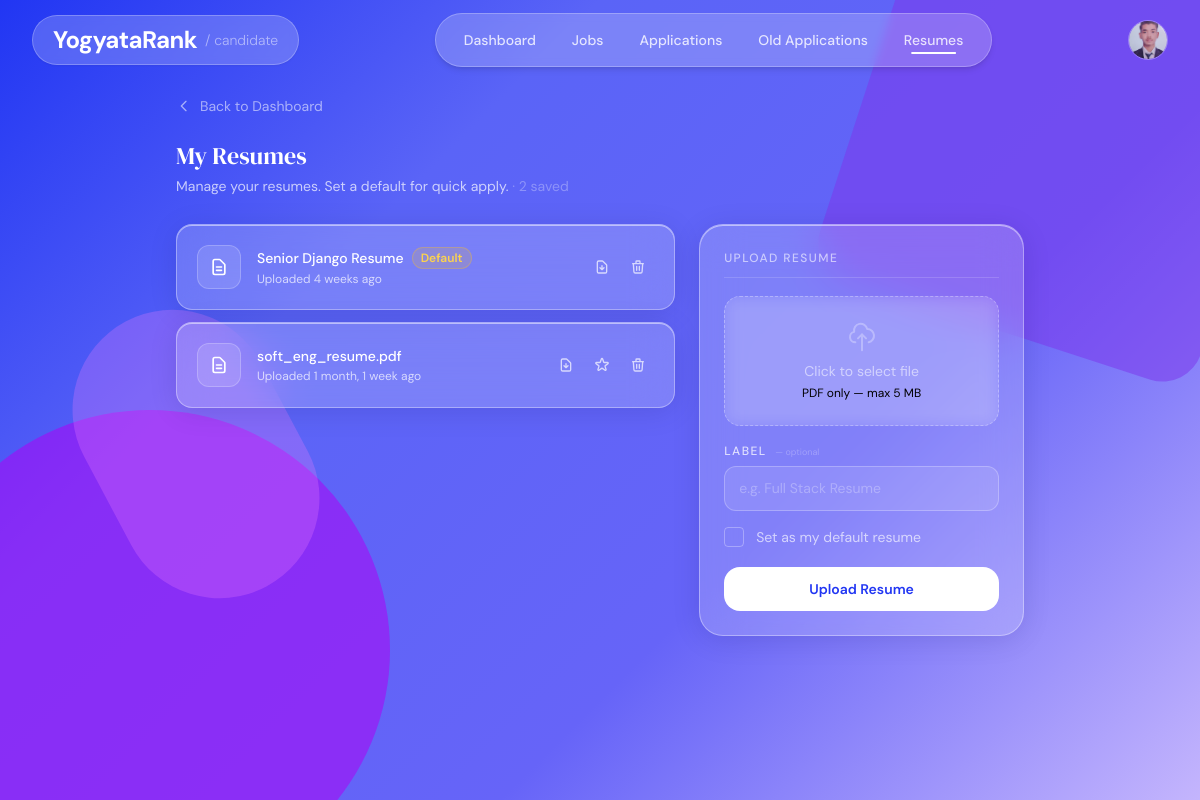
Before: /applications/resumes/ (signed in) with the older database file.
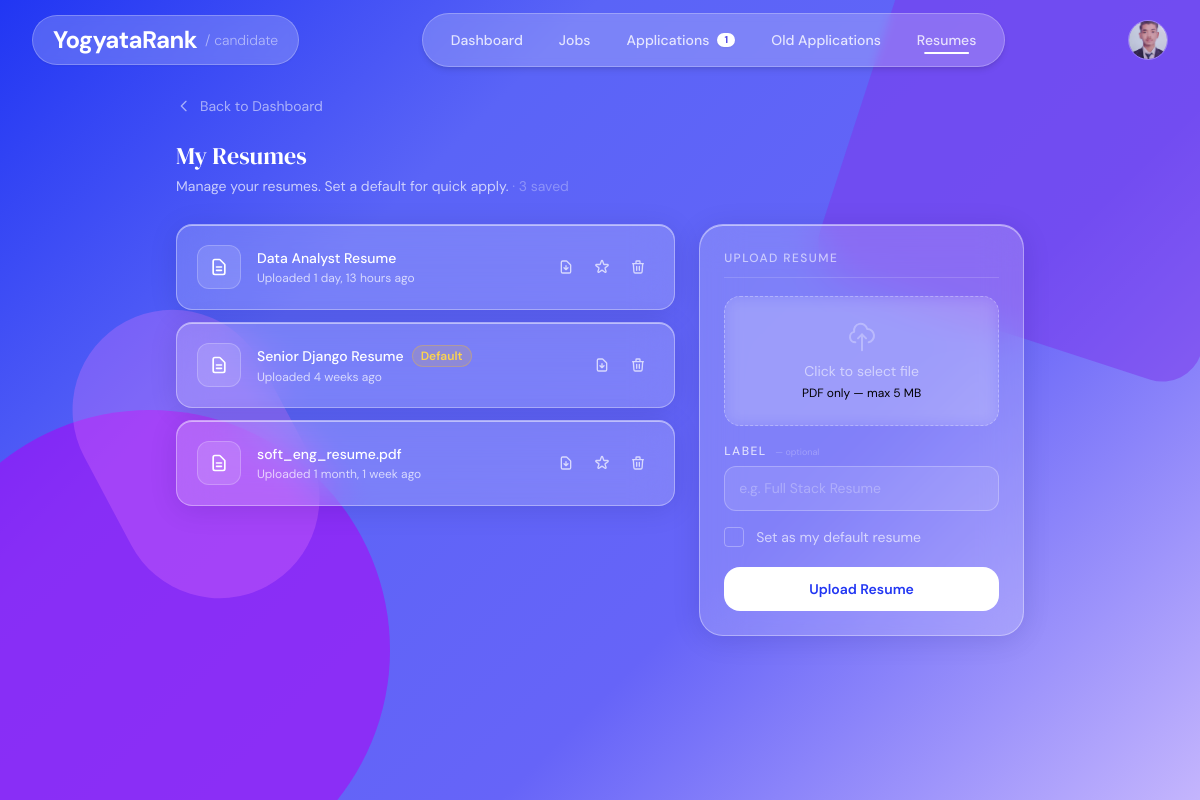
After: the same page with the newer database file.
### accounts/models.py (models this page shows, shortened)
class CandidateProfile(models.Model):
    user            = models.OneToOneField(User, on_delete=models.CASCADE)
    phone           = models.CharField(max_length=20, blank=True)
    about           = models.TextField(blank=True)
    education       = models.TextField(blank=True)
    experience      = models.IntegerField(default=0)
    skills          = models.TextField(blank=True)
    profile_picture = models.ImageField(
                        upload_to='profile_pictures/',
                        blank=True,
                        null=True,
                      )

### applications/models.py (models this page shows, shortened)
class Resume(models.Model):
    candidate   = models.ForeignKey(
                    'accounts.CandidateProfile',
                    on_delete=models.CASCADE,
                    related_name="resumes",
                  )
    file        = models.FileField(upload_to="resumes/")
    label       = models.CharField(
                    max_length=100, blank=True,
                    help_text="Optional label, e.g. 'Software Engineer Resume v2'",
                  )
    uploaded_at = models.DateTimeField(auto_now_add=True)
    is_default  = models.BooleanField(default=False)
    class Meta:
        ordering = ["-uploaded_at"]
    @property
    def filename(self):
        return self.file.name.split("/")[-1]

### applications/views.py (the view)
# urls.py: path("resumes/",                         views.resume_manager,           name="resume_manager"),
@login_required
def resume_manager(request):
    candidate = _get_candidate(request)
    if not candidate:
        return redirect("company_dashboard")
    resumes = candidate.resumes.all()
    if request.method == "POST":
        form = ResumeUploadForm(request.POST, request.FILES)
        if form.is_valid():
            resume = form.save(commit=False)
            resume.candidate = candidate
            if resume.is_default:
                candidate.resumes.update(is_default=False)
            resume.save()
            messages.success(request, "Resume uploaded successfully.")
            return redirect("resume_manager")
    else:
        form = ResumeUploadForm()
    return render(request, "applications/resume_manager.html", {
        "resumes": resumes,
        "form":    form,
    })

### applications/forms.py
class ResumeUploadForm(forms.ModelForm):
    class Meta:
        model = Resume
        fields = ["file", "label", "is_default"]
        widgets = {
            "file": forms.ClearableFileInput(attrs={"accept": ".pdf"}),
            "label": forms.TextInput(attrs={"placeholder": "e.g. Backend Developer Resume"}),
        }
        labels = {
            "is_default": "Set as my default resume",
        }

### applications/views.py (called while the page is built)
def _get_candidate(request):
    return getattr(request.user, "candidateprofile", None)

### jobs/context_processors.py (called while the page is built)
def to_shortlist_count(request):
    if not request.user.is_authenticated:
        return {}
    try:
        company = CompanyProfile.objects.get(user=request.user)
        count = Job.objects.filter(
            company=company,
            results_published=True,
            shortlist_email_sent=False,
        ).count()
        return {'to_shortlist_count': count}
    except CompanyProfile.DoesNotExist:
        return {}

### templates/applications/resume_manager.html (shortened to what the changed rows need)
{% extends "candidate_base.html" %}
{% block main_content %}
<main class="max-w-4xl mx-auto px-4 md:px-6 pt-[12vh] pb-12 relative z-10">
  <div class="mb-7 flex items-center justify-between">
    <div>
      <h1 class="font-serif-display text-2xl text-white">My Resumes</h1>
      <p class="text-white/70 text-sm mt-1">
        Manage your resumes. Set a default for quick apply.
        <span class="text-white/30">· {{ resumes.count }} saved</span>
      </p>
    </div>
  </div>
  <div class="grid grid-cols-1 lg:grid-cols-5 gap-6">
    <div class="lg:col-span-3 flex flex-col gap-3">
      {% if resumes %}
        {% for resume in resumes %}
        <div class="resume-card glass-card rounded-2xl p-5 flex items-center gap-4">
          <div class="w-11 h-11 rounded-xl flex-shrink-0 flex items-center justify-center"
               style="background: rgba(255,255,255,0.12); border: 1px solid rgba(255,255,255,0.22);">
            <svg class="w-5 h-5 text-white" fill="none" stroke="currentColor" viewBox="0 0 24 24">
              <path stroke-linecap="round" stroke-linejoin="round" stroke-width="2" d="M9 12h6m-6 4h6m2 5H7a2 2 0 01-2-2V5a2 2 0 012-2h5.586a1 1 0 01.707.293l5.414 5.414a1 1 0 01.293.707V19a2 2 0 01-2 2z"/>
            </svg>
          </div>
          <div class="flex-1 min-w-0">
            <div class="flex items-center gap-2 mb-0.5">
              <p class="text-white text-sm font-medium truncate">{{ resume.label|default:resume.filename }}</p>
              {% if resume.is_default %}
              <span class="pill rounded-full px-2 py-0.5 text-xs flex-shrink-0">Default</span>
              {% endif %}
            </div>
            <p class="text-white/70 text-xs">Uploaded {{ resume.uploaded_at|timesince }} ago</p>
          </div>
          <div class="flex items-center gap-1 flex-shrink-0">
            <a href="{{ resume.file.url }}" target="_blank"
               title="Download"
               class="text-white/70 hover:text-white transition-colors p-2 rounded-xl hover:bg-white/10">
              <svg class="w-4 h-4" fill="none" stroke="currentColor" viewBox="0 0 24 24">
                <path stroke-linecap="round" stroke-linejoin="round" stroke-width="2" d="M12 10v6m0 0l-3-3m3 3l3-3m2 8H7a2 2 0 01-2-2V5a2 2 0 012-2h5.586a1 1 0 01.707.293l5.414 5.414a1 1 0 01.293.707V19a2 2 0 01-2 2z"/>
              </svg>
            </a>
            {% if not resume.is_default %}
            <form method="post" action="{% url 'set_default_resume' resume.id %}" class="inline">
              <button type="submit" title="Set as default"
                      class="text-white/70 hover:text-amber-400 transition-colors p-2 rounded-xl hover:bg-amber-500/10">
              </button>
            </form>
            {% endif %}
            <form method="post" action="{% url 'delete_resume' resume.id %}" class="inline"
                  onsubmit="return confirm('Delete this resume? Applications using it won\'t be affected.')">
              <button type="submit" title="Delete"
                      class="text-white/70 hover:text-red-400 transition-colors p-2 rounded-xl hover:bg-red-500/10">
                <svg class="w-4 h-4" fill="none" stroke="currentColor" viewBox="0 0 24 24">
                  <path stroke-linecap="round" stroke-linejoin="round" stroke-width="2" d="M19 7l-.867 12.142A2 2 0 0116.138 21H7.862a2 2 0 01-1.995-1.858L5 7m5 4v6m4-6v6m1-10V4a1 1 0 00-1-1h-4a1 1 0 00-1 1v3M4 7h16"/>
                </svg>
              </button>
            </form>
          </div>
        </div>
        {% endfor %}
      {% endif %}
    </div>
  </div>
</main>
{% endblock %}

### templates/candidate_base.html (shortened to what this page needs)
{% load static tailwind_tags %}
<!DOCTYPE html>
<html lang="en">
<head>
  {% tailwind_css %}
</head>
<body class="min-h-screen">
  <div class="bg-canvas">
    <div class="shape-bl"></div>
    <div class="shape-tr"></div>
    <div class="shape-mid"></div>
  </div>
  {% block navbar %}
  <header class="fixed top-0 left-0 w-full z-50">
    <div class="w-full px-4 md:px-8 flex items-center justify-between h-[10vh]">
      <a href="{% url 'candidate_dashboard' %}"
         class="flex items-center gap-2 backdrop-blur-sm bg-white/20 border border-white/25 rounded-full px-3 md:px-5 py-2 shadow-sm hover:bg-white/25 transition-all">
        <span class="text-xl md:text-2xl text-white tracking-tight font-bold">YogyataRank</span>
        <span class="hidden sm:block text-sm text-white/50 font-light">/ candidate</span>
      </a>
      <nav class="hidden md:flex items-center gap-1 backdrop-blur-sm bg-white/20 border border-white/25 rounded-full px-3 py-2 shadow-md">
        <a href="{% url 'candidate_dashboard' %}"
           class="nav-link {% block nav_dashboard %}{% endblock %} px-4 py-2 rounded-full text-sm font-medium text-white/80 hover:text-white hover:bg-white/15 transition-all">
          Dashboard
        </a>
        <a href="{% url 'job_list' %}"
           class="nav-link {% block nav_jobs %}{% endblock %} px-4 py-2 rounded-full text-sm font-medium text-white/80 hover:text-white hover:bg-white/15 transition-all">
          Jobs
        </a>
        <a href="{% url 'application_list' %}"
           class="nav-link {% block nav_applications %}{% endblock %} px-4 py-2 rounded-full text-sm font-medium text-white/80 hover:text-white hover:bg-white/15 transition-all flex items-center gap-2">
          Applications
          {% if active_app_count > 0 %}
          <span class="bg-white text-indigo-600 text-[10px] font-bold px-1.5 py-0.5 rounded-full leading-none min-w-[18px] text-center shadow-sm">
            {{ active_app_count }}
          </span>
          {% endif %}
        </a>
        <a href="{% url 'old_application_list' %}"
           class="nav-link {% block nav_old_applications %}{% endblock %} px-4 py-2 rounded-full text-sm font-medium text-white/80 hover:text-white hover:bg-white/15 transition-all">
          Old Applications
        </a>
        <a href="{% url 'resume_manager' %}"
           class="nav-link {% block nav_resumes %}{% endblock %} px-4 py-2 rounded-full text-sm font-medium text-white/80 hover:text-white hover:bg-white/15 transition-all">
          Resumes
        </a>
      </nav>
      <div class="flex items-center gap-2">
        <a href="{% url 'candidate_edit_profile' %}"
           title="Edit Profile"
           class="flex-shrink-0">
          {% block nav_avatar %}
          {% if candidate and candidate.profile_picture %}
            <img src="{{ candidate.profile_picture.url }}"
                 alt="Profile"
                 class="h-10 w-10 rounded-full border border-white/30 object-cover hover:opacity-90 transition-all"/>
          {% endif %}
          {% endblock %}
        </a>
      </div>
    </div>
  </header>
  {% endblock navbar %}
  {% block main_content %}{% endblock %}
</body>
</html>

Changed rows visible on the page:
computed for CandidateProfile: count "2" → "3"
added Resume: label "Data Analyst Resume", uploaded_at "1 day, 13 hours", is_default False (drawn)
Other visible differences:
{{ active_app_count }}: (not shown) → "1"
